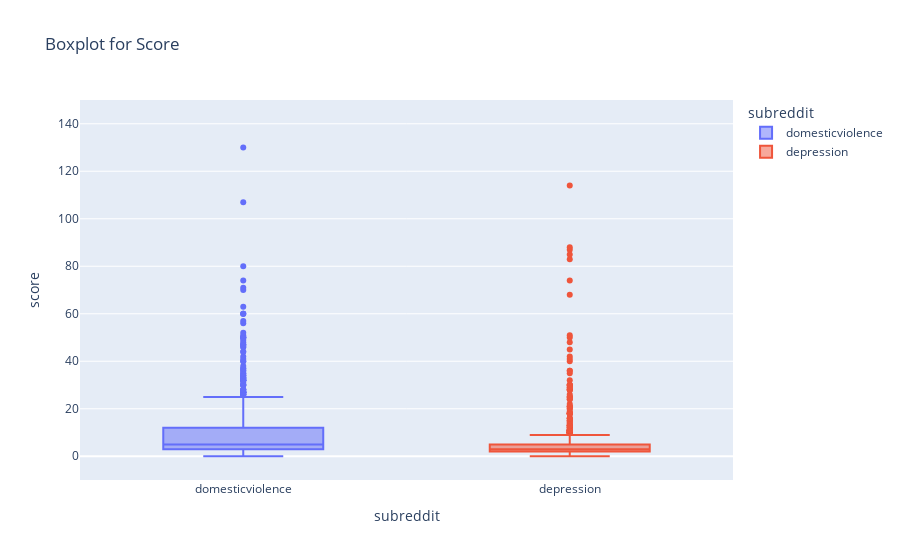

Notebook code cell kept with this figure:
### Markdown cell above
### Score

### Code cell
# Plot boxplots for num_comments 
# Limiting y to 120 to have a better look at the distribution)

fig = px.box(combined_data,
             x = 'subreddit',
             y = 'score',
             color = 'subreddit',
             range_y = [-10, 150],
             title = 'Boxplot for Score')
fig.show()

### Figure 1 — Plotly figure (JSON) as saved in the notebook; plotly's stock layout.template omitted (floating-point values rounded to 4 significant figures; data arrays with more than 128 entries replaced by an {"elided": "..."} marker saying what was removed)
{"data": [{"alignmentgroup": "True", "hovertemplate": "subreddit=%{x}<br>score=%{y}<extra></extra>", "legendgroup": "domesticviolence", "marker": {"color": "#636efa"}, "name": "domesticviolence", "notched": false, "offsetgroup": "domesticviolence", "orientation": "v", "showlegend": true, "type": "box", "x": {"elided": "997 str values"}, "x0": " ", "xaxis": "x", "y": {"elided": "997 int values"}, "y0": " ", "yaxis": "y"}, {"alignmentgroup": "True", "hovertemplate": "subreddit=%{x}<br>score=%{y}<extra></extra>", "legendgroup": "depression", "marker": {"color": "#EF553B"}, "name": "depression", "notched": false, "offsetgroup": "depression", "orientation": "v", "showlegend": true, "type": "box", "x": {"elided": "953 str values"}, "x0": " ", "xaxis": "x", "y": {"elided": "953 int values"}, "y0": " ", "yaxis": "y"}], "layout": {"boxmode": "overlay", "legend": {"title": {"text": "subreddit"}, "tracegroupgap": 0}, "title": {"text": "Boxplot for Score"}, "xaxis": {"anchor": "y", "categoryarray": ["domesticviolence", "depression"], "categoryorder": "array", "domain": [0, 1], "title": {"text": "subreddit"}}, "yaxis": {"anchor": "x", "domain": [0, 1], "range": [-10, 150], "title": {"text": "score"}}}}
